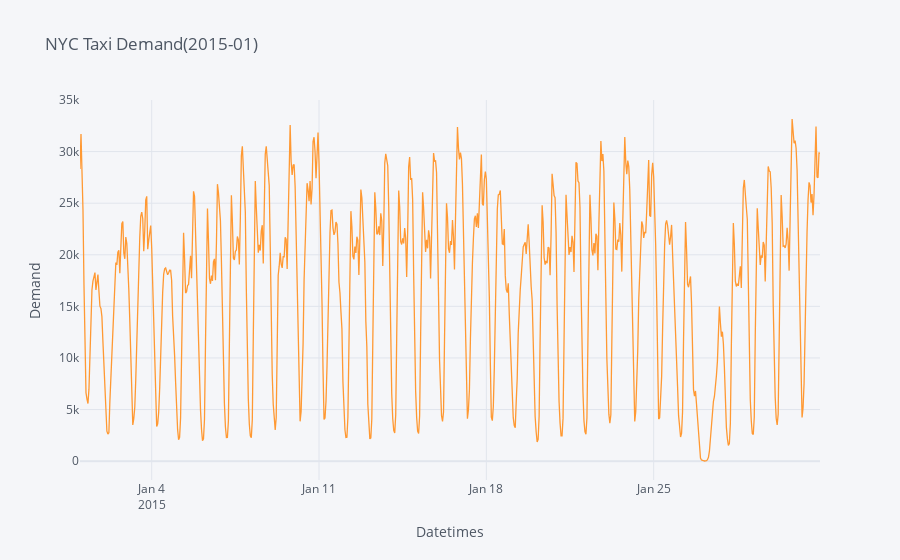

Notebook cell for this chart:
### Code cell
df.iplot(kind='scatter',xTitle='Datetimes',yTitle='Demand',title='NYC Taxi Demand(2015-01)')

### Figure 1 — Plotly figure (JSON) as saved in the notebook; plotly's stock layout.template omitted (floating-point values rounded to 4 significant figures; data arrays with more than 128 entries replaced by an {"elided": "..."} marker saying what was removed)
{"data": [{"line": {"color": "rgba(255, 153, 51, 1.0)", "dash": "solid", "shape": "linear", "width": 1.3}, "mode": "lines", "name": "cnt", "text": "", "type": "scatter", "x": {"elided": "744 str values"}, "y": {"elided": "744 int values"}}], "layout": {"legend": {"bgcolor": "#F5F6F9", "font": {"color": "#4D5663"}}, "paper_bgcolor": "#F5F6F9", "plot_bgcolor": "#F5F6F9", "title": {"font": {"color": "#4D5663"}, "text": "NYC Taxi Demand(2015-01)"}, "xaxis": {"gridcolor": "#E1E5ED", "showgrid": true, "tickfont": {"color": "#4D5663"}, "title": {"font": {"color": "#4D5663"}, "text": "Datetimes"}, "zerolinecolor": "#E1E5ED"}, "yaxis": {"gridcolor": "#E1E5ED", "showgrid": true, "tickfont": {"color": "#4D5663"}, "title": {"font": {"color": "#4D5663"}, "text": "Demand"}, "zerolinecolor": "#E1E5ED"}}}
